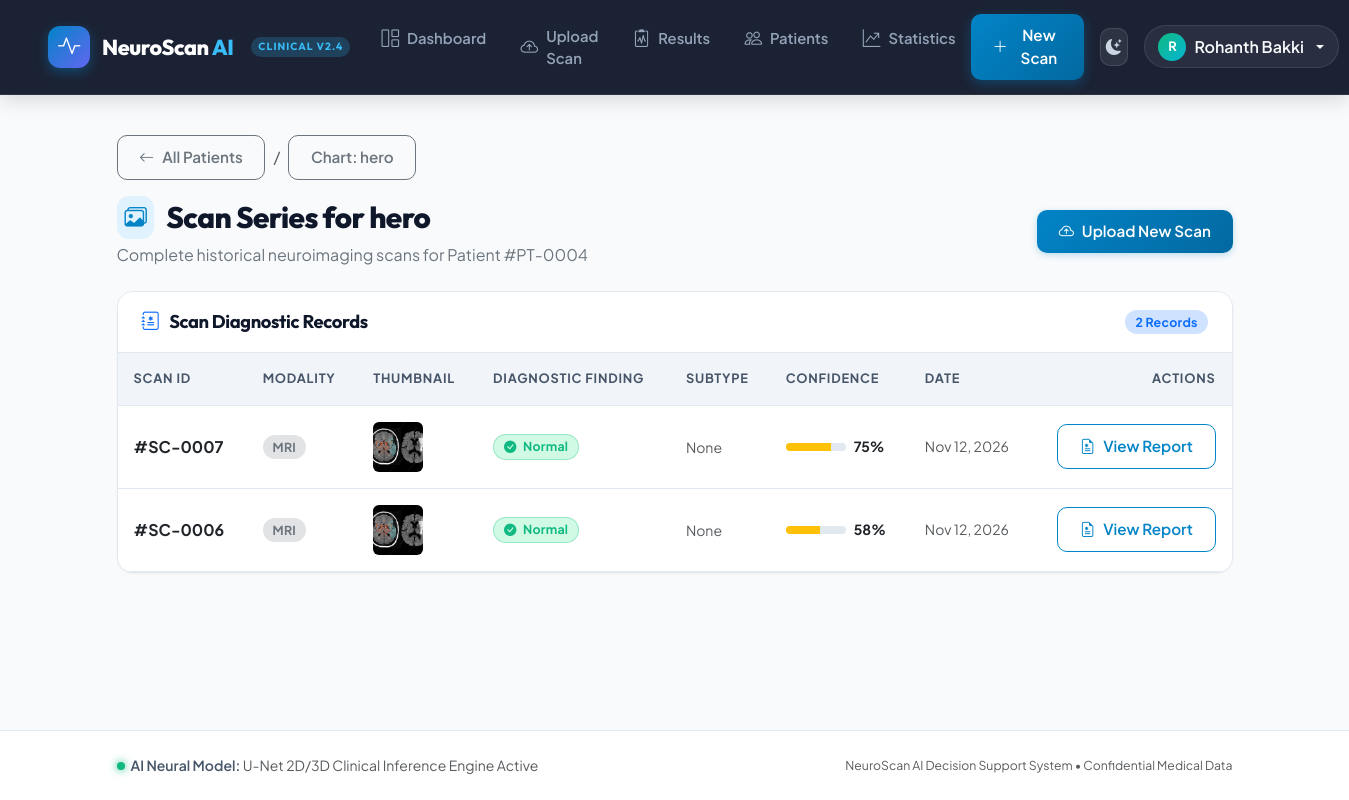
/diagnosis/patient/4/scans/ (signed in), run on the app's committed database.
### accounts/models.py (models this page shows, shortened)
class User(AbstractUser):
    ROLE_CHOICES = [
        ('admin', 'Admin'),
        ('doctor', 'Doctor'),
    ]
    role = models.CharField(max_length=20, choices=ROLE_CHOICES, default='doctor')
    phone = models.CharField(max_length=20, blank=True)
    address = models.TextField(blank=True)

### diagnosis/models.py (models this page shows, shortened)
class Patient(models.Model):
    GENDER_CHOICES = [
        ('M', 'Male'),
        ('F', 'Female'),
        ('O', 'Other'),
    ]
    name = models.CharField(max_length=200)
    age = models.IntegerField()
    gender = models.CharField(max_length=1, choices=GENDER_CHOICES)
    phone = models.CharField(max_length=20, blank=True)
    email = models.EmailField(blank=True)
    address = models.TextField(blank=True)
    created_at = models.DateTimeField(auto_now_add=True)
    updated_at = models.DateTimeField(auto_now=True)

class Scan(models.Model):
    SCAN_TYPE_CHOICES = [
        ('MRI', 'MRI'),
        ('CT', 'CT Scan'),
    ]
    patient = models.ForeignKey(Patient, on_delete=models.CASCADE, related_name='scans')
    image = models.ImageField(upload_to='scans/%Y/%m/%d/')
    scan_type = models.CharField(max_length=10, choices=SCAN_TYPE_CHOICES)
    notes = models.TextField(blank=True)
    uploaded_at = models.DateTimeField(auto_now_add=True)
    uploaded_by = models.ForeignKey(settings.AUTH_USER_MODEL, on_delete=models.SET_NULL, null=True)

class Result(models.Model):
    STROKE_TYPE_CHOICES = [
        ('Ischemic', 'Ischemic Stroke'),
        ('Hemorrhagic', 'Hemorrhagic Stroke'),
        ('None', 'No Stroke Detected'),
    ]
    scan = models.OneToOneField(Scan, on_delete=models.CASCADE, related_name='result')
    segmented_image = models.ImageField(upload_to='results/segmented/%Y/%m/%d/', blank=True, null=True)
    stroke_detected = models.BooleanField(default=False)
    stroke_type = models.CharField(max_length=20, choices=STROKE_TYPE_CHOICES, default='None')
    confidence_score = models.FloatField(default=0.0)
    notes = models.TextField(blank=True)
    created_at = models.DateTimeField(auto_now_add=True)

### diagnosis/views.py (the view)
# urls.py: path('patient/<int:patient_id>/scans/', views.patient_scans, name='patient_scans'),
@login_required
def patient_scans(request, patient_id):
    patient = get_object_or_404(Patient, id=patient_id)
    scans = Scan.objects.filter(patient=patient).order_by('-uploaded_at')
    return render(request, 'diagnosis/patient_scans.html', {'patient': patient, 'scans': scans})

### diagnosis/templates/diagnosis/patient_scans.html (shortened to what this page needs)
{% extends 'base.html' %}
{% block content %}
<div class="patient-scans-page">
    <div class="d-flex align-items-center gap-2 mb-3">
        <a href="{% url 'patients' %}" class="btn btn-sm btn-outline-secondary">
            <i class="bi bi-arrow-left"></i> All Patients
        </a>
        <span class="text-muted">/</span>
        <a href="{% url 'patient_detail' patient.id %}" class="btn btn-sm btn-outline-secondary">
            Chart: {{ patient.name }}
        </a>
    </div>
    <div class="d-flex flex-column flex-md-row justify-content-between align-items-md-center gap-3 mb-4">
        <div>
            <h1 class="page-title mb-1">
                <i class="bi bi-images"></i> Scan Series for {{ patient.name }}
            </h1>
            <p class="text-secondary mb-0">Complete historical neuroimaging scans for Patient #PT-{{ patient.id|stringformat:"04d" }}</p>
        </div>
        <a href="{% url 'upload_scan' %}" class="btn btn-primary">
            <i class="bi bi-cloud-arrow-up"></i> Upload New Scan
        </a>
    </div>
    <div class="card">
        <div class="card-header d-flex justify-content-between align-items-center">
            <h5 class="mb-0"><i class="bi bi-journal-medical text-primary"></i> Scan Diagnostic Records</h5>
            <span class="badge bg-primary-subtle text-primary">{{ scans.count }} Records</span>
        </div>
        <div class="card-body p-0">
            <div class="table-responsive">
                <table class="table align-middle">
                    <thead>
                        <tr>
                            <th>Scan ID</th>
                            <th>Modality</th>
                            <th>Thumbnail</th>
                            <th>Diagnostic Finding</th>
                            <th>Subtype</th>
                            <th>Confidence</th>
                            <th>Date</th>
                            <th class="text-end">Actions</th>
                        </tr>
                    </thead>
                    <tbody>
                        {% for scan in scans %}
                        <tr>
                            <td><strong>#SC-{{ scan.id|stringformat:"04d" }}</strong></td>
                            <td><span class="badge bg-secondary-subtle text-secondary">{{ scan.scan_type }}</span></td>
                            <td>
                                {% if scan.image %}
                                <img src="{{ scan.image.url }}" alt="Scan thumbnail" class="rounded" style="width: 50px; height: 50px; object-fit: cover;">
                                {% endif %}
                            </td>
                            <td>
                                {% if scan.result.stroke_detected %}
                                <span class="badge badge-stroke-detected">
                                    <i class="bi bi-exclamation-triangle-fill me-1"></i> Stroke
                                </span>
                                {% else %}
                                <span class="badge badge-stroke-normal">
                                    <i class="bi bi-check-circle-fill me-1"></i> Normal
                                </span>
                                {% endif %}
                            </td>
                            <td>
                                {% if scan.result.stroke_detected %}
                                <span class="fw-bold small">{{ scan.result.get_stroke_type_display }}</span>
                                {% else %}
                                <span class="text-muted small">None</span>
                                {% endif %}
                            </td>
                            <td>
                                <div class="d-flex align-items-center gap-2">
                                    <div class="progress" style="height: 8px; width: 60px; background-color: var(--border-color);">
                                        <div class="progress-bar {% if scan.result.confidence_score > 80 %}bg-success{% else %}bg-warning{% endif %}"
                                             role="progressbar" style="width: {{ scan.result.confidence_score }}%"></div>
                                    </div>
                                    <span class="small fw-bold">{{ scan.result.confidence_score|floatformat:0 }}%</span>
                                </div>
                            </td>
                            <td class="small text-muted">{{ scan.uploaded_at|date:"M d, Y" }}</td>
                            <td class="text-end">
                                <a href="{% url 'result_detail' scan.result.id %}" class="btn btn-sm btn-outline-primary">
                                    <i class="bi bi-file-earmark-medical"></i> View Report
                                </a>
                            </td>
                        </tr>
                        {% endfor %}
                    </tbody>
                </table>
            </div>
        </div>
    </div>
</div>
{% endblock %}

### templates/base.html (shortened to what this page needs)
{% load static %}
<!DOCTYPE html>
<html lang="en" data-theme="light">
<head>
    <link href="https://cdn.jsdelivr.net/npm/bootstrap@5.3.0/dist/css/bootstrap.min.css" rel="stylesheet">
    <link rel="stylesheet" href="https://cdn.jsdelivr.net/npm/bootstrap-icons@1.11.3/font/bootstrap-icons.min.css">
    <link rel="stylesheet" href="{% static 'css/style.css' %}">
</head>
<body>
    {% if request.user.is_authenticated %}
    <nav class="navbar navbar-expand-lg navbar-clinical">
        <div class="container-fluid px-lg-5">
            <a class="navbar-brand navbar-brand-custom" href="{% url 'dashboard' %}">
                <div class="brand-icon-wrapper">
                    <i class="bi bi-activity"></i>
                </div>
                <span>NeuroScan <span style="color: #38bdf8;">AI</span></span>
                <span class="brand-tag">Clinical v2.4</span>
            </a>
            <div class="collapse navbar-collapse" id="navbarContent">
                <ul class="navbar-nav mx-auto mb-2 mb-lg-0 gap-1">
                    <li class="nav-item">
                        <a class="nav-link nav-link-custom {% if request.resolver_match.url_name == 'dashboard' %}active{% endif %}" href="{% url 'dashboard' %}">
                            <i class="bi bi-grid-1x2"></i> Dashboard
                        </a>
                    </li>
                    <li class="nav-item">
                        <a class="nav-link nav-link-custom {% if request.resolver_match.url_name == 'upload_scan' %}active{% endif %}" href="{% url 'upload_scan' %}">
                            <i class="bi bi-cloud-arrow-up"></i> Upload Scan
                        </a>
                    </li>
                    <li class="nav-item">
                        <a class="nav-link nav-link-custom {% if request.resolver_match.url_name == 'results' %}active{% endif %}" href="{% url 'results' %}">
                            <i class="bi bi-clipboard2-pulse"></i> Results
                        </a>
                    </li>
                    <li class="nav-item">
                        <a class="nav-link nav-link-custom {% if request.resolver_match.url_name == 'patients' or request.resolver_match.url_name == 'patient_detail' %}active{% endif %}" href="{% url 'patients' %}">
                            <i class="bi bi-people"></i> Patients
                        </a>
                    </li>
                    <li class="nav-item">
                        <a class="nav-link nav-link-custom {% if request.resolver_match.url_name == 'statistics' %}active{% endif %}" href="{% url 'statistics' %}">
                            <i class="bi bi-graph-up-arrow"></i> Statistics
                        </a>
                    </li>
                </ul>
                <div class="d-flex align-items-center gap-3">
                    <a href="{% url 'upload_scan' %}" class="btn nav-action-btn d-none d-md-inline-flex">
                        <i class="bi bi-plus-lg"></i> New Scan
                    </a>
                    <button class="theme-toggle-btn" id="themeToggleBtn" type="button" title="Toggle Radiology PACS Dark Mode">
                        <i class="bi bi-moon-stars-fill" id="themeIcon"></i>
                    </button>
                    <div class="dropdown">
                        <a class="nav-link dropdown-toggle user-pill" href="#" role="button" data-bs-toggle="dropdown" aria-expanded="false">
                            <div class="user-avatar-circle">
                                {{ request.user.username|make_list|first|upper }}
                            </div>
                            <span class="d-none d-sm-inline">{{ request.user.username }}</span>
                        </a>
                    </div>
                </div>
            </div>
        </div>
    </nav>
    {% endif %}
    <main class="{% if request.user.is_authenticated %}container py-4 flex-grow-1{% else %}flex-grow-1 d-flex flex-column{% endif %}">
        {% block content %}{% endblock %}
    </main>
    {% if request.user.is_authenticated %}
    <footer class="footer-clinical mt-auto">
        <div class="container">
            <div class="d-flex flex-column flex-md-row justify-content-between align-items-center gap-2">
                <div class="d-flex align-items-center">
                    <span class="status-dot"></span>
                    <span class="fw-semibold">AI Neural Model:</span>&nbsp;<span class="text-muted">U-Net 2D/3D Clinical Inference Engine Active</span>
                </div>
                <div class="text-muted small">
                    NeuroScan AI Decision Support System &bull; Confidential Medical Data
                </div>
            </div>
        </div>
    </footer>
    {% endif %}
</body>
</html>

### data on the page
User: user.username|make_list "R", user.username "Rohanth Bakki"
Patient: name "hero", id "0004"
Scan: id "0007", scan_type "MRI", image (picture), shows "Normal", shows "None", result.confidence_score "75", uploaded_at "Nov 12, 2026"
Scan: id "0006", scan_type "MRI", image (picture), shows "Normal", shows "None", result.confidence_score "58", uploaded_at "Nov 12, 2026"

### other printed values
{{ scans.count }} "2"
